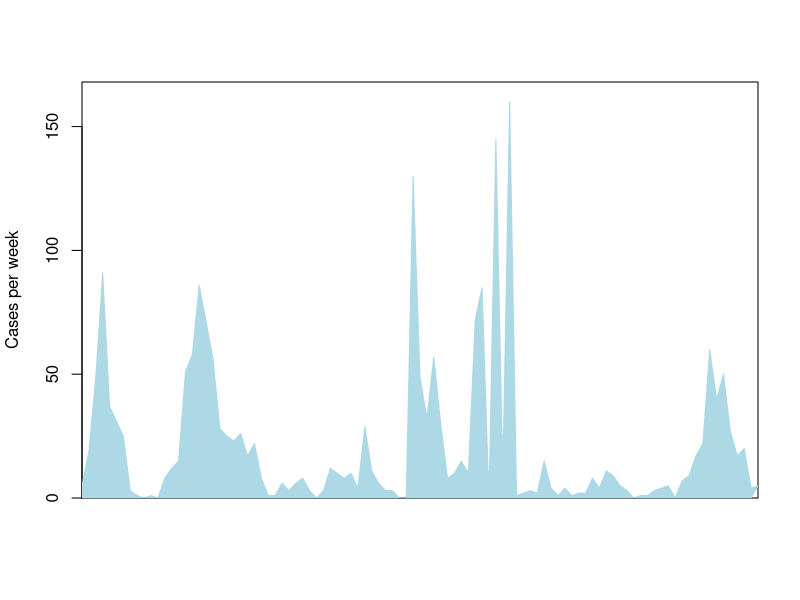
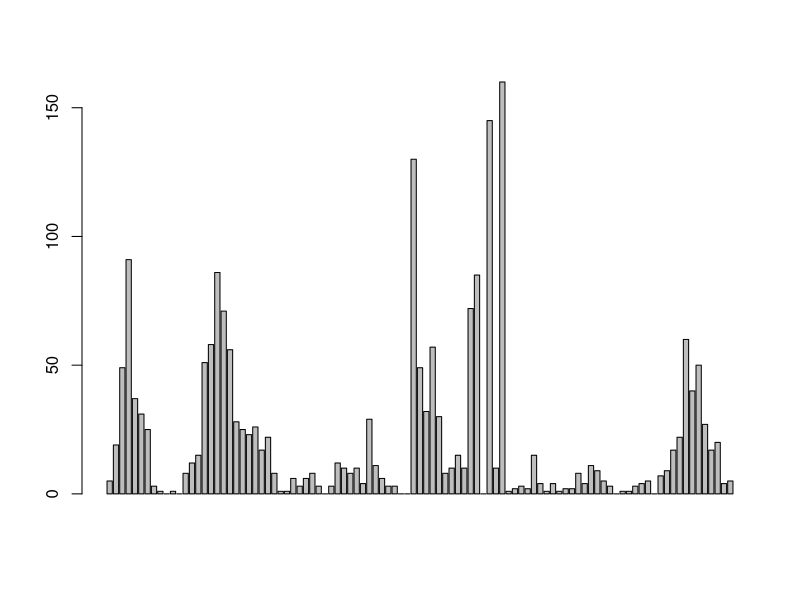

The R script that drew these images, in order: (Note: this script raises an error after producing the figures.)
## import data

all <- read.csv("EbolaDataDTSH.csv")
all$Date <- as.Date(all$Date,format="%d/%m/%Y")
str(all)
library(xts)

#ts.week<- apply.weekly(as.xts(all),FUN=colSums)
#df.2 <- expand.grid(Date = unique(all$Date),Group = unique(all$Cases))
#df <- merge(all,df.2,all=TRUE)
#aggregate(Cases ~ Outbreak + Date, FUN=sum,  data=df, na.action=na.pass)
#summary(df)
#df$Reports[is.na(df$Reports)]<-0
#is.na(df$Reports)
#head(df)
#str(df)
#plot(df$Date,df$Reports,pch=16)

# columes that indicate an outbreak
outbreak_col      <- "Outbreak"

# column for report date
date_col          <- "Date"
date_format       <- "%d/%m/%Y"

# output folder to create
output_dir        <- "outbreaks"

# survey weeks start on a saturday, so just find the previous saturday
surv_week_start <- function(date)
{
  # 1. Find the previous saturday
  prev_sat <- date
  while (weekdays(prev_sat) != "Saturday")
    prev_sat <- prev_sat - 1;
  return(as.character(prev_sat))
}

notification_dates <- as.Date(all[,date_col], format=date_format)
notification_weeks <- sapply(notification_dates, surv_week_start)
df<-cbind(all,notification_weeks)

tt<-aggregate( cbind( Cases ) ~ notification_weeks + Outbreak, 
                 data = df , FUN=sum,na.action(0))
str(tt)
################

# plot time series of total cases
plot(NULL, type="l", ylab="Cases per week", xlim=c(0,length(tt[,1])-1), ylim=c(0, max(tt[,3])*1.05), xlab="", xaxt="n", xaxs="i", yaxs="i")
x <- c(0, 1:length(tt[,1])-1, length(tt[,1])-2)
y <- c(0, tt[,3], 0)
polygon(x, y, col="lightblue", border="lightblue")

barplot(tt[,3])
tt$notification_week <- as.Date(tt$notification_week,format="%Y-%m-%d")

# export these outbreaks for R0 analyses

# create output directory
dir.create(file.path(output_dir), showWarnings = FALSE)

# for each outbreak write to file...
head(tt)

tt<-tt[,1:3]
names(tt)<-c("date","outbreak","incidence")
tt$outbreak<-as.factor(tt$outbreak)
library(plyr)
tt<-tt[order(tt$date),]
oldob=c("0","16","18","17","1","8","15")
newob=c("1","2","3","4","5","6","7")
tt$outbreak <- newob[ match(tt$outbreak, oldob) ]
tt$date<-as.Date(tt[,1])#, format=date_format)

for (i in 1:length(unique(tt$outbreak)))
{
  #f<-function(outbreak){
  outbreak<-tt[tt$outbreak %in% i,]
  outbreak_data <- data.frame(outbreak)
  outbreak_file <- file.path(output_dir, sprintf("outbreak%02d.csv", i))
  write.csv(outbreak_data, outbreak_file, row.names=F)
  #f(outbreak)
} 

library(ggplot2)
library(scales) # to access breaks/formatting functions
cols<- rainbow(length(average_R0))
## nb notification_weeks is a factor and the below plot works with that, but not a time series
#d<-list() # this doesn't work - do by hand
#for (i in 1:length(unique(tt$outbreak))){
#d[i]<-ggplot(subset(tt,(outbreak==i)), aes(x=date, y=incidence,fill=factor(outbreak))) +scale_fill_manual(values=cols[i])+
#  geom_bar(stat="identity")+guides(fill=F)
#d[i] <-d[i] + scale_x_date()
#}
max(tt$incidence)
library(scales) # to access breaks/formatting functions

d1<-ggplot(subset(tt,(outbreak=="1")), aes(x=date, y=incidence,fill=factor(outbreak))) +scale_fill_manual(values=cols[1])+
  geom_bar(stat="identity")+guides(fill=F)+ylim(c(0,max(tt$incidence)))
d1 <-d1 + scale_x_date(breaks = date_breaks("months"),
                       labels = date_format("%b"))+ggtitle("1979")

d2<-ggplot(subset(tt,(outbreak=="2")), aes(x=date, y=incidence,fill=factor(outbreak))) +scale_fill_manual(values=cols[2])+
  geom_bar(stat="identity")+guides(fill=F)+ylim(c(0,max(tt$incidence)))
d2 <-d2 + scale_x_date(breaks = date_breaks("months"),
                       labels = date_format("%b"))+ggtitle("1994")

d3<-ggplot(subset(tt,(outbreak=="3")), aes(x=date, y=incidence,fill=factor(outbreak))) +scale_fill_manual(values=cols[3])+
  geom_bar(stat="identity")+guides(fill=F)+ylim(c(0,max(tt$incidence)))
d3 <-d3 + scale_x_date(breaks = date_breaks("months"),
                       labels = date_format("%b"))+ggtitle("1995")

d4<-ggplot(subset(tt,(outbreak=="4")), aes(x=date, y=incidence,fill=factor(outbreak))) +scale_fill_manual(values=cols[4])+
  geom_bar(stat="identity")+guides(fill=F)+ylim(c(0,max(tt$incidence)))
d4 <-d4 + scale_x_date(breaks = date_breaks("months"),
                       labels = date_format("%b"))+ggtitle("1996")

d5<-ggplot(subset(tt,(outbreak=="5")), aes(x=date, y=incidence,fill=factor(outbreak))) +scale_fill_manual(values=cols[5])+
  geom_bar(stat="identity")+guides(fill=F)+ylim(c(0,max(tt$incidence)))
d5 <-d5 + scale_x_date(breaks = date_breaks("months"),
                       labels = date_format("%b"))+ggtitle("2000")

d6<-ggplot(subset(tt,(outbreak=="6")), aes(x=date, y=incidence,fill=factor(outbreak))) +scale_fill_manual(values=cols[6])+
  geom_bar(stat="identity")+guides(fill=F)+ylim(c(0,max(tt$incidence)))
d6 <-d6 + scale_x_date(breaks = date_breaks("months"),
                       labels = date_format("%b"))+ggtitle("2007")

d7<-ggplot(subset(tt,(outbreak=="7")), aes(x=date, y=incidence,fill=factor(outbreak))) +scale_fill_manual(values=cols[7])+
  geom_bar(stat="identity")+guides(fill=F)+ylim(c(0,max(tt$incidence)))
d7 <-d7+ scale_x_date(breaks = date_breaks("months"),
                      labels = date_format("%b"))+ggtitle("2014")

library(ggplot2)
library(grid)
library(gridExtra)
height<-as.numeric(max(tt$incidence))

width<-as.numeric(colSums(table(tt$date,tt$outbreak)))
width[4]<-9
width/sum(width)
grid.arrange(d1, d2, d3, d4, d5 ,d6 ,d7,ncol=7,widths=width)
